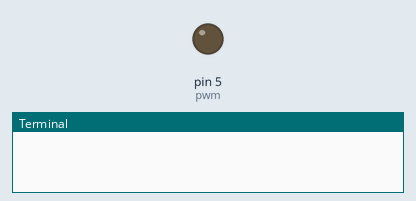
Recording of a program running on a simulated Raspberry Pi (header pin numbers). Shown: output pins drawn as LEDs (lit = HIGH), the last lines printed to the terminal.

Above: at 0.05 s.
At 4.65 s:
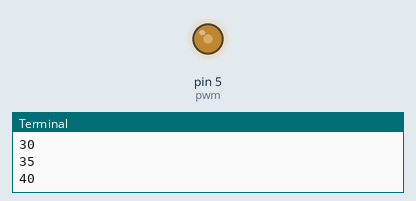
At 9.25 s:
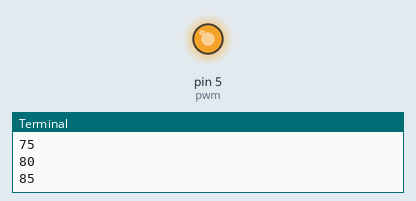
At 18.45 s:
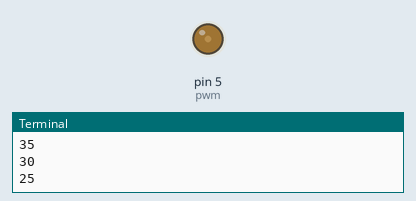
Timing chart, 0 to 26.0 s (numbered marks = the images above):
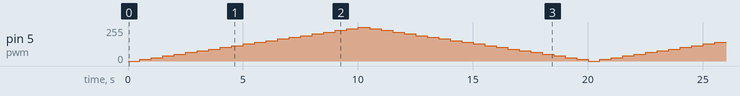

The program:

task2.py
```python
import RPi.GPIO as GPIO
GPIO.setmode(GPIO.BOARD)
import time

GPIO.setup(5,GPIO.OUT)
pwm=GPIO.PWM(5,100)
GPIO.setwarnings(False)

dc=0
pwm.start(dc)
while True:
    for dc in range(0,101,5):
        pwm.ChangeDutyCycle(dc)
        time.sleep(.5)
        print(dc)
    for dc in range(95,0,-5):
        pwm.ChangeDutyCycle(dc)
        time.sleep(.5)
        print(dc)
```
